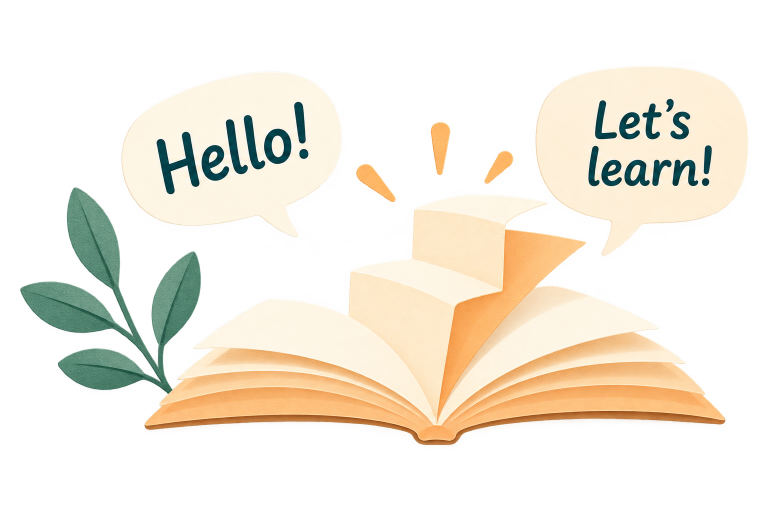
#> input picture src/assets/hero-book.png, 1536 x 1024 px (shown at 1/2 size)
$ python optimize_images.py
#> lines starting #> are read from the running program, lines starting #| are printed output that depends on the picture
from pathlib import Path
from PIL import Image

project_dir = Path(__file__).resolve().parent.parent
imae_path = project_dir / "src" / "assets" / "hero-book.png"

with Image.open(imae_path) as image:
#> image is the input picture: PIL image 1536x1024 RGBA; mean R, G, B, A 146.4, 135.2, 113, 95
  print("Размер:", image.size)
#| Размер: (1536, 1024)
  print("Формат:", image.format)
#| Формат: PNG
  print("Цветовой режим:", image.mode)
#| Цветовой режим: RGBA

  image.thumbnail((640, 640), Image.Resampling.LANCZOS)
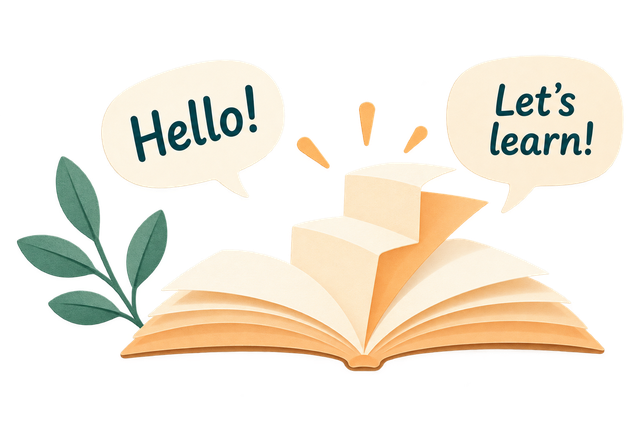
#> image: PIL image 640x427 RGBA; mean R, G, B, A 94.3, 87, 73.7, 95; transparent parts drawn white

  output_path = imae_path.with_name("hero-book-small.png")
  image.save(output_path, optimize=True)

  print("Новый размер:", image.size)
#| Новый размер: (640, 427)
  print("Сохранено:", output_path)
